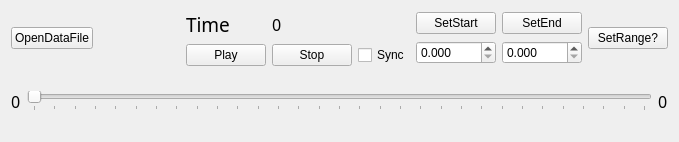
<?xml version="1.0" encoding="UTF-8"?>
<ui version="4.0">
 <class>cdpPlayerWidget</class>
 <widget class="QWidget" name="cdpPlayerWidget">
  <property name="geometry">
   <rect>
    <x>0</x>
    <y>0</y>
    <width>679</width>
    <height>142</height>
   </rect>
  </property>
  <property name="windowTitle">
   <string>Form</string>
  </property>
  <layout class="QVBoxLayout" name="verticalLayout_2">
   <item>
    <layout class="QVBoxLayout" name="verticalLayout">
     <item>
      <layout class="QHBoxLayout" name="horizontalLayout_3">
       <item>
        <widget class="QPushButton" name="OpenFileButton">
         <property name="text">
          <string>OpenDataFile</string>
         </property>
        </widget>
       </item>
       <item>
        <spacer name="horizontalSpacer">
         <property name="orientation">
          <enum>Qt::Horizontal</enum>
         </property>
         <property name="sizeHint" stdset="0">
          <size>
           <width>40</width>
           <height>20</height>
          </size>
         </property>
        </spacer>
       </item>
       <item>
        <layout class="QGridLayout" name="gridLayout_2">
         <item row="1" column="0">
          <widget class="QPushButton" name="PlayButton">
           <property name="text">
            <string>Play</string>
           </property>
          </widget>
         </item>
         <item row="1" column="1">
          <widget class="QPushButton" name="StopButton">
           <property name="text">
            <string>Stop</string>
           </property>
          </widget>
         </item>
         <item row="1" column="2">
          <widget class="QCheckBox" name="SyncCheck">
           <property name="enabled">
            <bool>true</bool>
           </property>
           <property name="text">
            <string>Sync</string>
           </property>
           <property name="checked">
            <bool>false</bool>
           </property>
          </widget>
         </item>
         <item row="0" column="1">
          <widget class="QLabel" name="TimeLabel">
           <property name="font">
            <font>
             <family>AlArabiya</family>
             <pointsize>12</pointsize>
            </font>
           </property>
           <property name="text">
            <string>0</string>
           </property>
          </widget>
         </item>
         <item row="0" column="0">
          <widget class="QLabel" name="label_4">
           <property name="font">
            <font>
             <family>AlArabiya</family>
             <pointsize>14</pointsize>
            </font>
           </property>
           <property name="layoutDirection">
            <enum>Qt::LeftToRight</enum>
           </property>
           <property name="text">
            <string>Time</string>
           </property>
          </widget>
         </item>
        </layout>
       </item>
       <item>
        <layout class="QHBoxLayout" name="horizontalLayout_2">
         <item>
          <layout class="QGridLayout" name="gridLayout">
           <item row="1" column="1">
            <widget class="QDoubleSpinBox" name="SaveEndSpin">
             <property name="decimals">
              <number>3</number>
             </property>
            </widget>
           </item>
           <item row="0" column="0">
            <widget class="QPushButton" name="SetSaveStartButton">
             <property name="text">
              <string>SetStart</string>
             </property>
            </widget>
           </item>
           <item row="0" column="1">
            <widget class="QPushButton" name="SetSaveEndButton">
             <property name="text">
              <string>SetEnd</string>
             </property>
            </widget>
           </item>
           <item row="1" column="0">
            <widget class="QDoubleSpinBox" name="SaveStartSpin">
             <property name="decimals">
              <number>3</number>
             </property>
            </widget>
           </item>
          </layout>
         </item>
        </layout>
       </item>
       <item>
        <widget class="QPushButton" name="SaveButton">
         <property name="text">
          <string>SetRange?</string>
         </property>
        </widget>
       </item>
      </layout>
     </item>
     <item>
      <layout class="QHBoxLayout" name="horizontalLayout">
       <item>
        <widget class="QLabel" name="TimeStartLabel">
         <property name="font">
          <font>
           <family>AlArabiya</family>
           <pointsize>12</pointsize>
          </font>
         </property>
         <property name="text">
          <string>0</string>
         </property>
        </widget>
       </item>
       <item>
        <widget class="QSlider" name="TimeSlider">
         <property name="minimum">
          <number>0</number>
         </property>
         <property name="maximum">
          <number>300</number>
         </property>
         <property name="orientation">
          <enum>Qt::Horizontal</enum>
         </property>
         <property name="tickPosition">
          <enum>QSlider::TicksBelow</enum>
         </property>
         <property name="tickInterval">
          <number>10</number>
         </property>
        </widget>
       </item>
       <item>
        <widget class="QLabel" name="TimeEndLabel">
         <property name="font">
          <font>
           <family>AlArabiya</family>
           <pointsize>12</pointsize>
          </font>
         </property>
         <property name="text">
          <string>0</string>
         </property>
        </widget>
       </item>
      </layout>
     </item>
    </layout>
   </item>
  </layout>
 </widget>
 <resources/>
 <connections/>
</ui>
